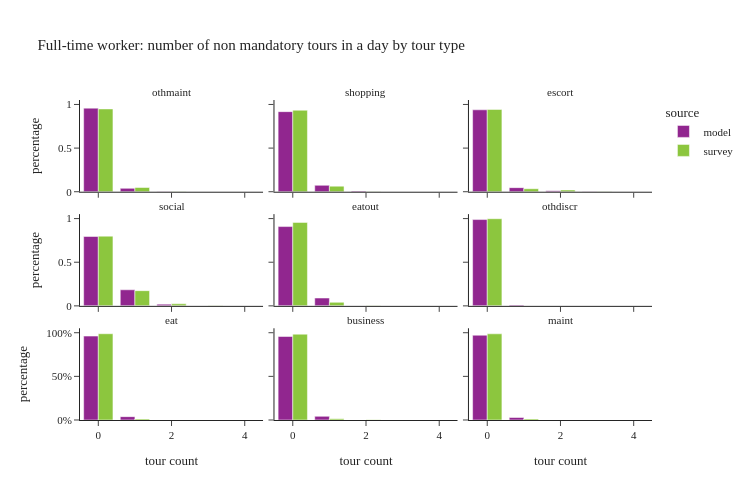

Here is the notebook cell this chart was saved with:
### Code cell
plot_num_nonmand_tourtype(per_data[per_data['ptype']==1], "Full-time worker: number of non mandatory tours in a day by tour type")

### Figure 1 — Plotly figure (JSON) as saved in the notebook; plotly's stock layout.template omitted (floating-point values rounded to 4 significant figures)
{"data": [{"alignmentgroup": "True", "customdata": [[1755670], [71070], [5525], [560], [1]], "hovertemplate": "source=model<br>tour type=othmaint<br>tour count=%{x}<br>percentage=%{y}<br>sample_size=%{customdata[0]}<extra></extra>", "legendgroup": "model", "marker": {"color": "#91268F", "pattern": {"shape": ""}}, "name": "model", "offsetgroup": "model", "orientation": "v", "showlegend": true, "textposition": "auto", "type": "bar", "x": [0.0, 1.0, 2.0, 3.0, 4.0], "xaxis": "x7", "y": [0.9579, 0.03878, 0.003014, 0.0003055, 5.456e-07], "yaxis": "y7"}, {"alignmentgroup": "True", "customdata": [[1681784], [134533], [15745], [762], [2]], "hovertemplate": "source=model<br>tour type=shopping<br>tour count=%{x}<br>percentage=%{y}<br>sample_size=%{customdata[0]}<extra></extra>", "legendgroup": "model", "marker": {"color": "#91268F", "pattern": {"shape": ""}}, "name": "model", "offsetgroup": "model", "orientation": "v", "showlegend": false, "textposition": "auto", "type": "bar", "x": [0.0, 1.0, 2.0, 3.0, 4.0], "xaxis": "x8", "y": [0.9176, 0.0734, 0.008591, 0.0004158, 1.091e-06], "yaxis": "y8"}, {"alignmentgroup": "True", "customdata": [[1720238], [85739], [21853], [4996]], "hovertemplate": "source=model<br>tour type=escort<br>tour count=%{x}<br>percentage=%{y}<br>sample_size=%{customdata[0]}<extra></extra>", "legendgroup": "model", "marker": {"color": "#91268F", "pattern": {"shape": ""}}, "name": "model", "offsetgroup": "model", "orientation": "v", "showlegend": false, "textposition": "auto", "type": "bar", "x": [0.0, 1.0, 2.0, 3.0], "xaxis": "x9", "y": [0.9386, 0.04678, 0.01192, 0.002726], "yaxis": "y9"}, {"alignmentgroup": "True", "customdata": [[1457146], [337700], [35804], [2172], [4]], "hovertemplate": "source=model<br>tour type=social<br>tour count=%{x}<br>percentage=%{y}<br>sample_size=%{customdata[0]}<extra></extra>", "legendgroup": "model", "marker": {"color": "#91268F", "pattern": {"shape": ""}}, "name": "model", "offsetgroup": "model", "orientation": "v", "showlegend": false, "textposition": "auto", "type": "bar", "x": [0.0, 1.0, 2.0, 3.0, 4.0], "xaxis": "x4", "y": [0.795, 0.1843, 0.01953, 0.001185, 2.182e-06], "yaxis": "y4"}, {"alignmentgroup": "True", "customdata": [[1665302], [164443], [3051], [30]], "hovertemplate": "source=model<br>tour type=eatout<br>tour count=%{x}<br>percentage=%{y}<br>sample_size=%{customdata[0]}<extra></extra>", "legendgroup": "model", "marker": {"color": "#91268F", "pattern": {"shape": ""}}, "name": "model", "offsetgroup": "model", "orientation": "v", "showlegend": false, "textposition": "auto", "type": "bar", "x": [0.0, 1.0, 2.0, 3.0], "xaxis": "x5", "y": [0.9086, 0.08972, 0.001665, 1.637e-05], "yaxis": "y5"}, {"alignmentgroup": "True", "customdata": [[1812317], [19922], [479], [108]], "hovertemplate": "source=model<br>tour type=othdiscr<br>tour count=%{x}<br>percentage=%{y}<br>sample_size=%{customdata[0]}<extra></extra>", "legendgroup": "model", "marker": {"color": "#91268F", "pattern": {"shape": ""}}, "name": "model", "offsetgroup": "model", "orientation": "v", "showlegend": false, "textposition": "auto", "type": "bar", "x": [0.0, 1.0, 2.0, 3.0], "xaxis": "x6", "y": [0.9888, 0.01087, 0.0002613, 5.893e-05], "yaxis": "y6"}, {"alignmentgroup": "True", "customdata": [[1761964], [70861], [1]], "hovertemplate": "source=model<br>tour type=eat<br>tour count=%{x}<br>percentage=%{y}<br>sample_size=%{customdata[0]}<extra></extra>", "legendgroup": "model", "marker": {"color": "#91268F", "pattern": {"shape": ""}}, "name": "model", "offsetgroup": "model", "orientation": "v", "showlegend": false, "textposition": "auto", "type": "bar", "x": [0.0, 1.0, 2.0], "xaxis": "x", "y": [0.9613, 0.03866, 5.456e-07], "yaxis": "y"}, {"alignmentgroup": "True", "customdata": [[1753827], [76693], [2303], [3]], "hovertemplate": "source=model<br>tour type=business<br>tour count=%{x}<br>percentage=%{y}<br>sample_size=%{customdata[0]}<extra></extra>", "legendgroup": "model", "marker": {"color": "#91268F", "pattern": {"shape": ""}}, "name": "model", "offsetgroup": "model", "orientation": "v", "showlegend": false, "textposition": "auto", "type": "bar", "x": [0.0, 1.0, 2.0, 3.0], "xaxis": "x2", "y": [0.9569, 0.04184, 0.001257, 1.637e-06], "yaxis": "y2"}, {"alignmentgroup": "True", "customdata": [[1780390], [52430], [6]], "hovertemplate": "source=model<br>tour type=maint<br>tour count=%{x}<br>percentage=%{y}<br>sample_size=%{customdata[0]}<extra></extra>", "legendgroup": "model", "marker": {"color": "#91268F", "pattern": {"shape": ""}}, "name": "model", "offsetgroup": "model", "orientation": "v", "showlegend": false, "textposition": "auto", "type": "bar", "x": [0.0, 1.0, 2.0], "xaxis": "x3", "y": [0.9714, 0.02861, 3.274e-06], "yaxis": "y3"}, {"alignmentgroup": "True", "customdata": [[3367], [189], [14]], "hovertemplate": "source=survey<br>tour type=othmaint<br>tour count=%{x}<br>percentage=%{y}<br>sample_size=%{customdata[0]}<extra></extra>", "legendgroup": "survey", "marker": {"color": "#8CC63E", "pattern": {"shape": ""}}, "name": "survey", "offsetgroup": "survey", "orientation": "v", "showlegend": true, "textposition": "auto", "type": "bar", "x": [0.0, 1.0, 2.0], "xaxis": "x7", "y": [0.9486, 0.04853, 0.002835], "yaxis": "y7"}, {"alignmentgroup": "True", "customdata": [[3233], [319], [18]], "hovertemplate": "source=survey<br>tour type=shopping<br>tour count=%{x}<br>percentage=%{y}<br>sample_size=%{customdata[0]}<extra></extra>", "legendgroup": "survey", "marker": {"color": "#8CC63E", "pattern": {"shape": ""}}, "name": "survey", "offsetgroup": "survey", "orientation": "v", "showlegend": false, "textposition": "auto", "type": "bar", "x": [0.0, 1.0, 2.0], "xaxis": "x8", "y": [0.9338, 0.06373, 0.002445], "yaxis": "y8"}, {"alignmentgroup": "True", "customdata": [[3382], [142], [42], [3], [1]], "hovertemplate": "source=survey<br>tour type=escort<br>tour count=%{x}<br>percentage=%{y}<br>sample_size=%{customdata[0]}<extra></extra>", "legendgroup": "survey", "marker": {"color": "#8CC63E", "pattern": {"shape": ""}}, "name": "survey", "offsetgroup": "survey", "orientation": "v", "showlegend": false, "textposition": "auto", "type": "bar", "x": [0.0, 1.0, 2.0, 3.0, 4.0], "xaxis": "x9", "y": [0.9431, 0.03449, 0.01948, 0.002885, 7.079e-05], "yaxis": "y9"}, {"alignmentgroup": "True", "customdata": [[2896], [565], [94], [15]], "hovertemplate": "source=survey<br>tour type=social<br>tour count=%{x}<br>percentage=%{y}<br>sample_size=%{customdata[0]}<extra></extra>", "legendgroup": "survey", "marker": {"color": "#8CC63E", "pattern": {"shape": ""}}, "name": "survey", "offsetgroup": "survey", "orientation": "v", "showlegend": false, "textposition": "auto", "type": "bar", "x": [0.0, 1.0, 2.0, 3.0], "xaxis": "x4", "y": [0.7988, 0.1742, 0.0235, 0.003494], "yaxis": "y4"}, {"alignmentgroup": "True", "customdata": [[3345], [214], [11]], "hovertemplate": "source=survey<br>tour type=eatout<br>tour count=%{x}<br>percentage=%{y}<br>sample_size=%{customdata[0]}<extra></extra>", "legendgroup": "survey", "marker": {"color": "#8CC63E", "pattern": {"shape": ""}}, "name": "survey", "offsetgroup": "survey", "orientation": "v", "showlegend": false, "textposition": "auto", "type": "bar", "x": [0.0, 1.0, 2.0], "xaxis": "x5", "y": [0.9563, 0.04065, 0.003023], "yaxis": "y5"}, {"alignmentgroup": "True", "customdata": [[3543], [27]], "hovertemplate": "source=survey<br>tour type=othdiscr<br>tour count=%{x}<br>percentage=%{y}<br>sample_size=%{customdata[0]}<extra></extra>", "legendgroup": "survey", "marker": {"color": "#8CC63E", "pattern": {"shape": ""}}, "name": "survey", "offsetgroup": "survey", "orientation": "v", "showlegend": false, "textposition": "auto", "type": "bar", "x": [0.0, 1.0], "xaxis": "x6", "y": [0.9986, 0.001435], "yaxis": "y6"}, {"alignmentgroup": "True", "customdata": [[3499], [71]], "hovertemplate": "source=survey<br>tour type=eat<br>tour count=%{x}<br>percentage=%{y}<br>sample_size=%{customdata[0]}<extra></extra>", "legendgroup": "survey", "marker": {"color": "#8CC63E", "pattern": {"shape": ""}}, "name": "survey", "offsetgroup": "survey", "orientation": "v", "showlegend": false, "textposition": "auto", "type": "bar", "x": [0.0, 1.0], "xaxis": "x", "y": [0.9883, 0.0117], "yaxis": "y"}, {"alignmentgroup": "True", "customdata": [[3530], [38], [2]], "hovertemplate": "source=survey<br>tour type=business<br>tour count=%{x}<br>percentage=%{y}<br>sample_size=%{customdata[0]}<extra></extra>", "legendgroup": "survey", "marker": {"color": "#8CC63E", "pattern": {"shape": ""}}, "name": "survey", "offsetgroup": "survey", "orientation": "v", "showlegend": false, "textposition": "auto", "type": "bar", "x": [0.0, 1.0, 2.0], "xaxis": "x2", "y": [0.9833, 0.01401, 0.002693], "yaxis": "y2"}, {"alignmentgroup": "True", "customdata": [[3530], [40]], "hovertemplate": "source=survey<br>tour type=maint<br>tour count=%{x}<br>percentage=%{y}<br>sample_size=%{customdata[0]}<extra></extra>", "legendgroup": "survey", "marker": {"color": "#8CC63E", "pattern": {"shape": ""}}, "name": "survey", "offsetgroup": "survey", "orientation": "v", "showlegend": false, "textposition": "auto", "type": "bar", "x": [0.0, 1.0], "xaxis": "x3", "y": [0.9875, 0.01246], "yaxis": "y3"}], "layout": {"annotations": [{"font": {}, "showarrow": false, "text": "eat", "x": 0.16, "xanchor": "center", "xref": "paper", "y": 0.2867, "yanchor": "bottom", "yref": "paper"}, {"font": {}, "showarrow": false, "text": "business", "x": 0.5, "xanchor": "center", "xref": "paper", "y": 0.2867, "yanchor": "bottom", "yref": "paper"}, {"font": {}, "showarrow": false, "text": "maint", "x": 0.84, "xanchor": "center", "xref": "paper", "y": 0.2867, "yanchor": "bottom", "yref": "paper"}, {"font": {}, "showarrow": false, "text": "social", "x": 0.16, "xanchor": "center", "xref": "paper", "y": 0.6433, "yanchor": "bottom", "yref": "paper"}, {"font": {}, "showarrow": false, "text": "eatout", "x": 0.5, "xanchor": "center", "xref": "paper", "y": 0.6433, "yanchor": "bottom", "yref": "paper"}, {"font": {}, "showarrow": false, "text": "othdiscr", "x": 0.84, "xanchor": "center", "xref": "paper", "y": 0.6433, "yanchor": "bottom", "yref": "paper"}, {"font": {}, "showarrow": false, "text": "othmaint", "x": 0.16, "xanchor": "center", "xref": "paper", "y": 1.0, "yanchor": "bottom", "yref": "paper"}, {"font": {}, "showarrow": false, "text": "shopping", "x": 0.5, "xanchor": "center", "xref": "paper", "y": 1.0, "yanchor": "bottom", "yref": "paper"}, {"font": {}, "showarrow": false, "text": "escort", "x": 0.84, "xanchor": "center", "xref": "paper", "y": 1.0, "yanchor": "bottom", "yref": "paper"}], "barmode": "group", "height": 500, "legend": {"title": {"text": "source"}, "tracegroupgap": 0}, "title": {"text": "Full-time worker: number of non mandatory tours in a day by tour type"}, "width": 750, "xaxis": {"anchor": "y", "domain": [0.0, 0.32], "title": {"text": "tour count"}}, "xaxis2": {"anchor": "y2", "domain": [0.34, 0.66], "matches": "x", "title": {"text": "tour count"}}, "xaxis3": {"anchor": "y3", "domain": [0.68, 1.0], "matches": "x", "title": {"text": "tour count"}}, "xaxis4": {"anchor": "y4", "domain": [0.0, 0.32], "matches": "x", "showticklabels": false}, "xaxis5": {"anchor": "y5", "domain": [0.34, 0.66], "matches": "x", "showticklabels": false}, "xaxis6": {"anchor": "y6", "domain": [0.68, 1.0], "matches": "x", "showticklabels": false}, "xaxis7": {"anchor": "y7", "domain": [0.0, 0.32], "matches": "x", "showticklabels": false}, "xaxis8": {"anchor": "y8", "domain": [0.34, 0.66], "matches": "x", "showticklabels": false}, "xaxis9": {"anchor": "y9", "domain": [0.68, 1.0], "matches": "x", "showticklabels": false}, "yaxis": {"anchor": "x", "domain": [0.0, 0.2867], "tickformat": ".0%", "title": {"text": "percentage"}}, "yaxis2": {"anchor": "x2", "domain": [0.0, 0.2867], "matches": "y", "showticklabels": false, "tickformat": ".0%"}, "yaxis3": {"anchor": "x3", "domain": [0.0, 0.2867], "matches": "y", "showticklabels": false}, "yaxis4": {"anchor": "x4", "domain": [0.3567, 0.6433], "matches": "y", "title": {"text": "percentage"}}, "yaxis5": {"anchor": "x5", "domain": [0.3567, 0.6433], "matches": "y", "showticklabels": false}, "yaxis6": {"anchor": "x6", "domain": [0.3567, 0.6433], "matches": "y", "showticklabels": false}, "yaxis7": {"anchor": "x7", "domain": [0.7133, 1.0], "matches": "y", "title": {"text": "percentage"}}, "yaxis8": {"anchor": "x8", "domain": [0.7133, 1.0], "matches": "y", "showticklabels": false}, "yaxis9": {"anchor": "x9", "domain": [0.7133, 1.0], "matches": "y", "showticklabels": false}}}
